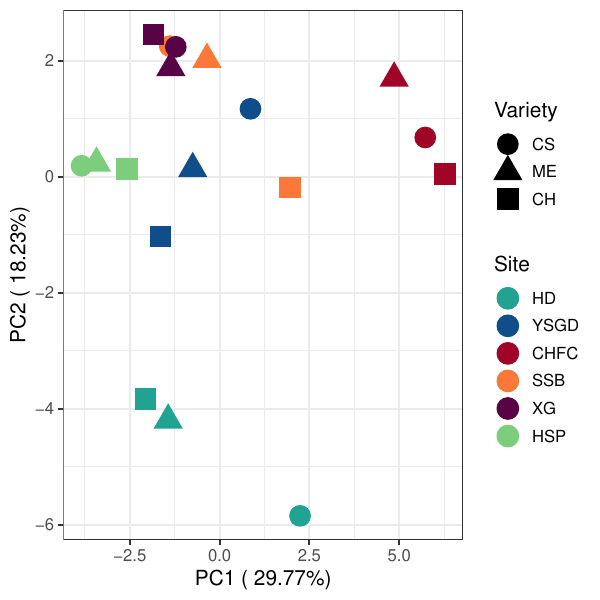

The script that saved this image:
wd="F:\\文章\\果皮微生物风土\\投稿3\\revision\\data and code\\Fig1\\"

###### Fig 1

setwd(wd)
library(sciplot)
library(doBy)
library(plotrix)
library(ggplot2)
library(ggrepel)
library(ggpubr)
library(tidyr)
library(reshape2)  
library(Rmisc)


don=read.csv("climate_soil_data.csv",check.names = F,row.names = 1)
colnames(don)

Var=don[,3:33]
Var = na.omit(Var)

df_pca <- prcomp(Var,scale. = TRUE) 
df_pcs <-data.frame(df_pca$x, Site=don$vineyard,Variety=don$Variety)

df_pcs$Site = factor(df_pcs$Site,levels=c("HD","YSGD","CHFC","SSB","XG","HSP"))
df_pcs$Variety = factor(df_pcs$Variety,levels = c('CS','ME','CH'))
##1-2
percentage<-round(df_pca$sdev^2 / sum(df_pca$sdev^2) * 100,2)
percentage<-paste(colnames(df_pcs),"(", paste(as.character(percentage), "%", ")", sep=""))

p1 <-ggplot(df_pcs,aes(x=PC1,y=PC2,color =Site,shape=Variety)) + 
  geom_point(size=7) + 
  xlab(percentage[1]) + ylab(percentage[2]) +
  theme_bw(base_size = 15) +
  scale_color_manual(values=c ( HD='#20a391', 
                                YSGD= 'dodgerblue4', 
                                CHFC= '#a00528', 
                                SSB= '#fc7839', 
                                XG= '#580346', 
                                HSP= 'palegreen3' )) +
  theme(plot.title = element_text(hjust = 0.5))
  # geom_text_repel(aes(x = PC1,y=PC2,label = rownames(df_pcs)),size=4,adj = 1.2)
p1


features0 = as.data.frame(df_pca$rotation)
features0$features = row.names(features0)

features0$features = factor(features0$features,levels = row.names(features0))
rownames(features0)

features0$group <- c("climate","berry",rep("climate", 7), rep("soil", 22))

p2 <- ggplot(features0,aes(x=PC1,y=PC2,label=features,color=group)) + geom_point()+
  geom_segment(data = features0, aes(x = 0, xend = PC1, y=0, yend = PC2, color = features), 
               size = 1, arrow = arrow(length = unit(0.02, "npc")), alpha = 1)+
  scale_color_manual(values = c(climate="slateblue1", soil="gold4", berry='red1'))+
  xlab(percentage[1]) + ylab(percentage[2]) +
  geom_text_repel(size = 5) +
  geom_hline(yintercept = 0, linetype = "dotted",size =1.0) +
  geom_vline(xintercept = 0, linetype = "dotted",size =1.0) +
  theme_bw(base_size = 15) +theme(plot.title = element_text(hjust = 0.8))+
  theme(legend.position = "none")
p2



pdf("Fig.1.pdf",height =6,width = 6)
p1
p2
dev.off()

